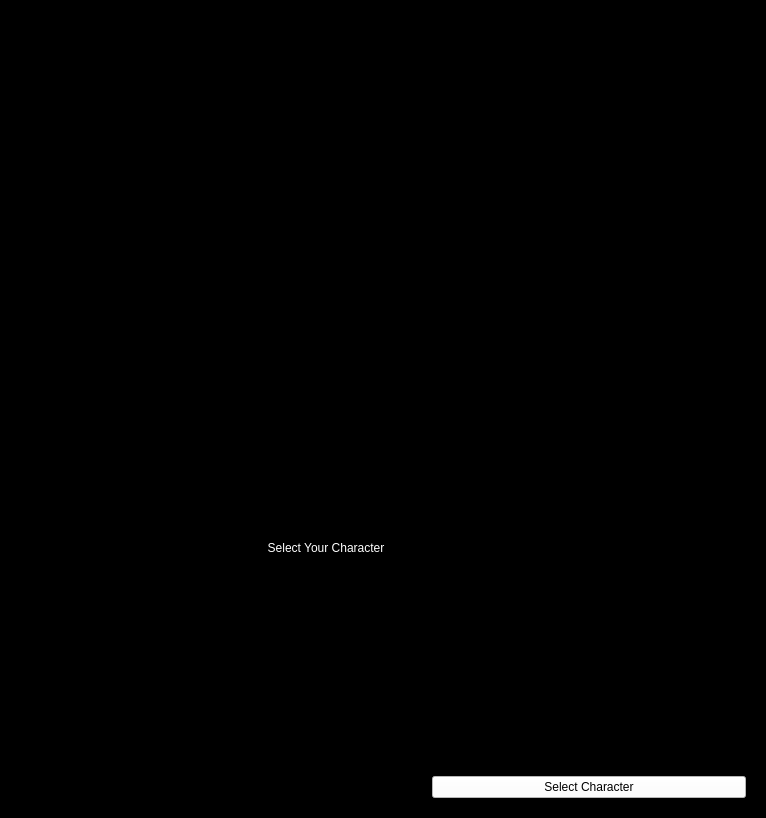
<?xml version="1.0" encoding="UTF-8"?>
<ui version="4.0">
 <class>CharacterSelect</class>
 <widget class="QWidget" name="CharacterSelect">
  <property name="geometry">
   <rect>
    <x>0</x>
    <y>0</y>
    <width>766</width>
    <height>818</height>
   </rect>
  </property>
  <property name="sizePolicy">
   <sizepolicy hsizetype="Fixed" vsizetype="Fixed">
    <horstretch>0</horstretch>
    <verstretch>0</verstretch>
   </sizepolicy>
  </property>
  <property name="minimumSize">
   <size>
    <width>100</width>
    <height>100</height>
   </size>
  </property>
  <property name="maximumSize">
   <size>
    <width>1242</width>
    <height>1363</height>
   </size>
  </property>
  <property name="windowTitle">
   <string>Form</string>
  </property>
  <property name="styleSheet">
   <string notr="true">background-color: rgb(0, 0, 0);</string>
  </property>
  <layout class="QVBoxLayout" name="verticalLayout">
   <item>
    <widget class="QWidget" name="charSelectWidget_2" native="true">
     <layout class="QHBoxLayout" name="horizontalLayout_2">
      <item>
       <widget class="ClickableLabel" name="white">
        <property name="enabled">
         <bool>true</bool>
        </property>
        <property name="maximumSize">
         <size>
          <width>100</width>
          <height>300</height>
         </size>
        </property>
        <property name="text">
         <string/>
        </property>
        <property name="pixmap">
         <pixmap resource="../../ClueLessGUI/QTDesigner/Characters.qrc">:/newPrefix/MadameWhite.jpg</pixmap>
        </property>
        <property name="scaledContents">
         <bool>false</bool>
        </property>
        <property name="alignment">
         <set>Qt::AlignRight|Qt::AlignTrailing|Qt::AlignVCenter</set>
        </property>
       </widget>
      </item>
      <item>
       <widget class="ClickableLabel" name="green">
        <property name="maximumSize">
         <size>
          <width>100</width>
          <height>300</height>
         </size>
        </property>
        <property name="text">
         <string/>
        </property>
        <property name="pixmap">
         <pixmap resource="../../ClueLessGUI/QTDesigner/Characters.qrc">:/newPrefix/LordGreen.jpg</pixmap>
        </property>
        <property name="alignment">
         <set>Qt::AlignCenter</set>
        </property>
       </widget>
      </item>
      <item>
       <widget class="ClickableLabel" name="peacock">
        <property name="maximumSize">
         <size>
          <width>100</width>
          <height>300</height>
         </size>
        </property>
        <property name="text">
         <string/>
        </property>
        <property name="pixmap">
         <pixmap resource="../../ClueLessGUI/QTDesigner/Characters.qrc">:/newPrefix/DamePeacock.jpg</pixmap>
        </property>
        <property name="scaledContents">
         <bool>false</bool>
        </property>
        <property name="alignment">
         <set>Qt::AlignCenter</set>
        </property>
       </widget>
      </item>
      <item>
       <widget class="ClickableLabel" name="plum">
        <property name="sizePolicy">
         <sizepolicy hsizetype="Minimum" vsizetype="Minimum">
          <horstretch>0</horstretch>
          <verstretch>0</verstretch>
         </sizepolicy>
        </property>
        <property name="maximumSize">
         <size>
          <width>100</width>
          <height>300</height>
         </size>
        </property>
        <property name="frameShadow">
         <enum>QFrame::Plain</enum>
        </property>
        <property name="text">
         <string/>
        </property>
        <property name="pixmap">
         <pixmap resource="../../ClueLessGUI/QTDesigner/Characters.qrc">:/newPrefix/ProfPlum.jpg</pixmap>
        </property>
        <property name="scaledContents">
         <bool>false</bool>
        </property>
        <property name="alignment">
         <set>Qt::AlignCenter</set>
        </property>
       </widget>
      </item>
      <item>
       <widget class="ClickableLabel" name="scarlet">
        <property name="maximumSize">
         <size>
          <width>100</width>
          <height>300</height>
         </size>
        </property>
        <property name="text">
         <string/>
        </property>
        <property name="pixmap">
         <pixmap resource="../../ClueLessGUI/QTDesigner/Characters.qrc">:/newPrefix/MlleScarlet.jpg</pixmap>
        </property>
        <property name="alignment">
         <set>Qt::AlignCenter</set>
        </property>
       </widget>
      </item>
      <item>
       <widget class="ClickableLabel" name="mustard">
        <property name="maximumSize">
         <size>
          <width>100</width>
          <height>300</height>
         </size>
        </property>
        <property name="text">
         <string/>
        </property>
        <property name="pixmap">
         <pixmap resource="../../ClueLessGUI/QTDesigner/Characters.qrc">:/newPrefix/ColMustard.jpg</pixmap>
        </property>
        <property name="alignment">
         <set>Qt::AlignCenter</set>
        </property>
       </widget>
      </item>
     </layout>
    </widget>
   </item>
   <item>
    <widget class="QLabel" name="WaitingAlert">
     <property name="enabled">
      <bool>true</bool>
     </property>
     <property name="styleSheet">
      <string notr="true">font: 75 15pt &quot;MS Sans Serif&quot;;
color:rgb(0, 0, 0)</string>
     </property>
     <property name="text">
      <string>Waiting For Other Players</string>
     </property>
     <property name="alignment">
      <set>Qt::AlignCenter</set>
     </property>
    </widget>
   </item>
   <item>
    <widget class="QWidget" name="selectedWidget" native="true">
     <layout class="QHBoxLayout" name="horizontalLayout">
      <item>
       <widget class="QLabel" name="selectedChar">
        <property name="sizePolicy">
         <sizepolicy hsizetype="Fixed" vsizetype="Fixed">
          <horstretch>0</horstretch>
          <verstretch>0</verstretch>
         </sizepolicy>
        </property>
        <property name="maximumSize">
         <size>
          <width>200</width>
          <height>303</height>
         </size>
        </property>
        <property name="text">
         <string/>
        </property>
        <property name="pixmap">
         <pixmap resource="../../ClueLessGUI/QTDesigner/ClueLessResource.qrc">:/MainScreen/clueMainScreen.png</pixmap>
        </property>
        <property name="scaledContents">
         <bool>true</bool>
        </property>
        <property name="alignment">
         <set>Qt::AlignJustify|Qt::AlignTop</set>
        </property>
        <property name="wordWrap">
         <bool>false</bool>
        </property>
       </widget>
      </item>
      <item>
       <widget class="QLabel" name="charInfo">
        <property name="sizePolicy">
         <sizepolicy hsizetype="Fixed" vsizetype="Fixed">
          <horstretch>0</horstretch>
          <verstretch>0</verstretch>
         </sizepolicy>
        </property>
        <property name="minimumSize">
         <size>
          <width>200</width>
          <height>500</height>
         </size>
        </property>
        <property name="styleSheet">
         <string notr="true">font: 75 15pt &quot;MS Sans Serif&quot;;
color:rgb(255, 255, 255)</string>
        </property>
        <property name="text">
         <string>Select Your Character</string>
        </property>
        <property name="alignment">
         <set>Qt::AlignCenter</set>
        </property>
       </widget>
      </item>
      <item alignment="Qt::AlignBottom">
       <widget class="QPushButton" name="pushButton">
        <property name="styleSheet">
         <string notr="true">background-color: rgb(255, 255, 255);</string>
        </property>
        <property name="text">
         <string>Select Character</string>
        </property>
       </widget>
      </item>
     </layout>
    </widget>
   </item>
  </layout>
 </widget>
 <customwidgets>
  <customwidget>
   <class>ClickableLabel</class>
   <extends>QLabel</extends>
   <header>clickablelabel.h</header>
  </customwidget>
 </customwidgets>
 <resources>
  <include location="../../ClueLessGUI/QTDesigner/Characters.qrc"/>
  <include location="../../ClueLessGUI/QTDesigner/ClueLessResource.qrc"/>
 </resources>
 <connections/>
</ui>
